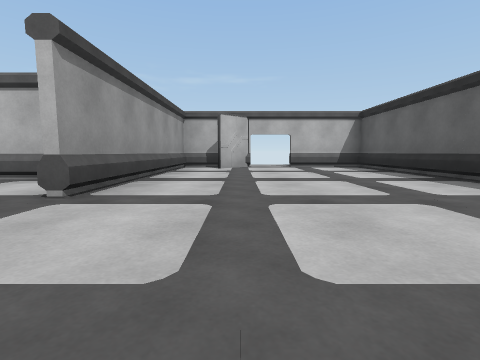
View 1 (above)

16 first-person views from a walk through a scene from a Unity 3-D project. The camera is 0.72 m above the floor, tilts 6° down and sees 85° across. The floor is counted in squares, 2 m on a side. Each view is taken from the middle of a square. On the plan, view 1 faces up. The plan holds only what a view shows up to about 9 squares ahead; the rest is blank. The player character is not drawn. Some animated figures are not drawn.

View 2
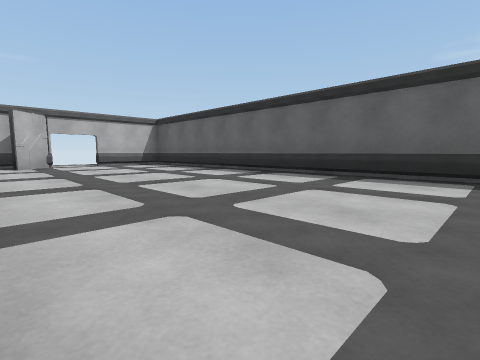

View 3
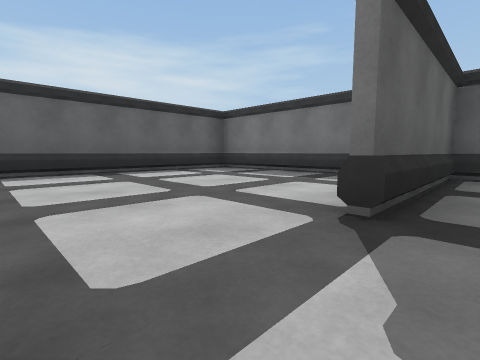

View 4
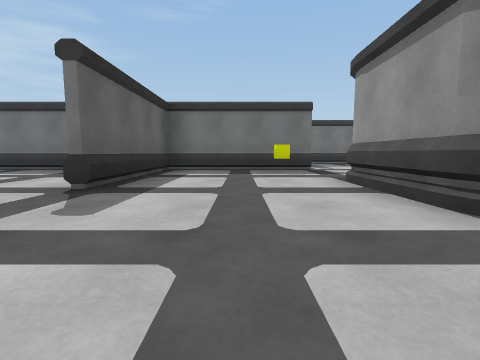

View 5
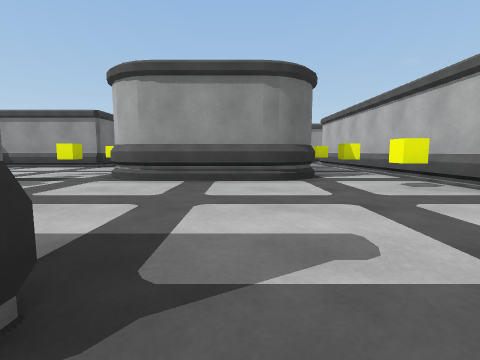

View 6
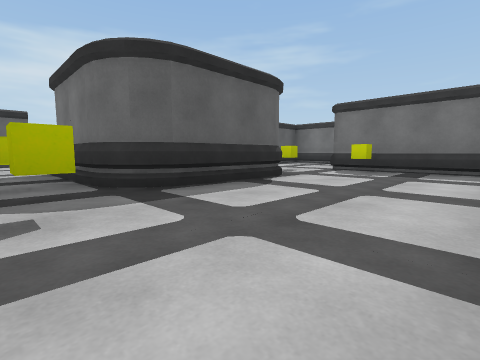

View 7
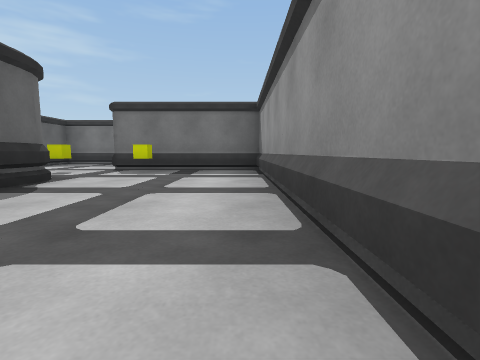

View 8
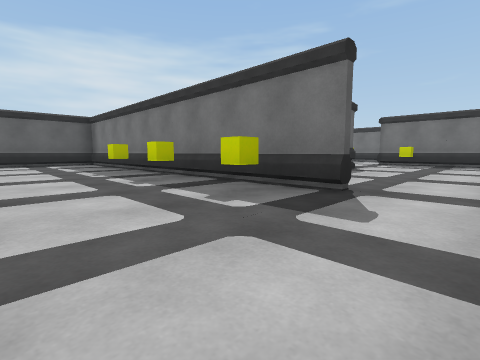

View 9
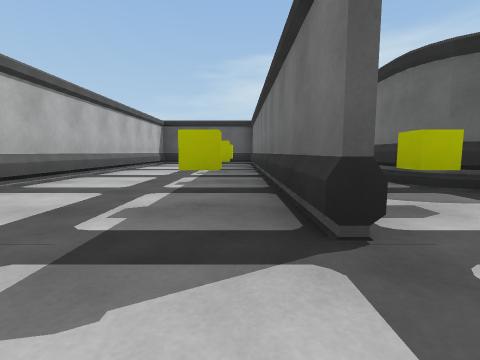

View 10
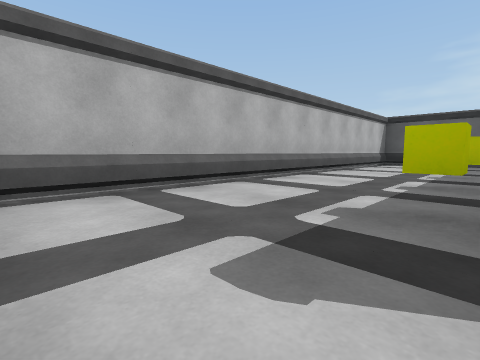

View 11
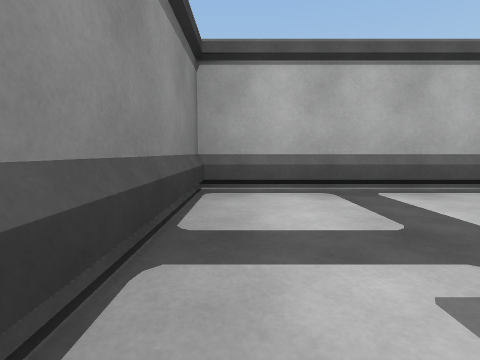

View 12
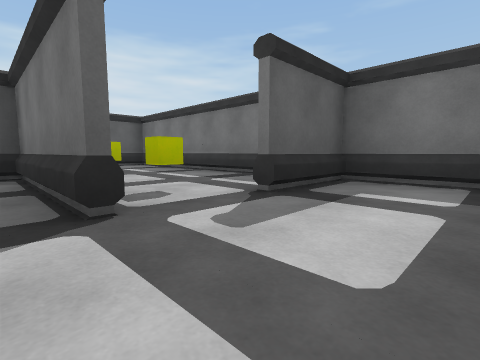

View 13
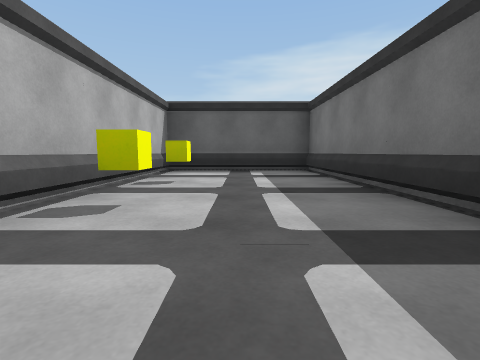

View 14
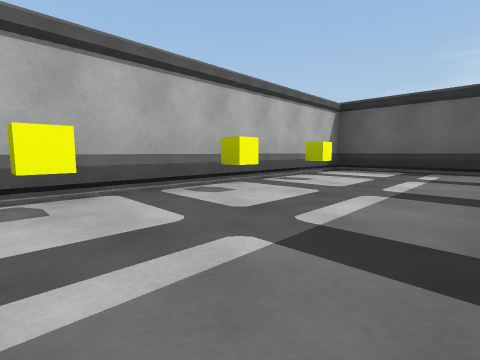

View 15
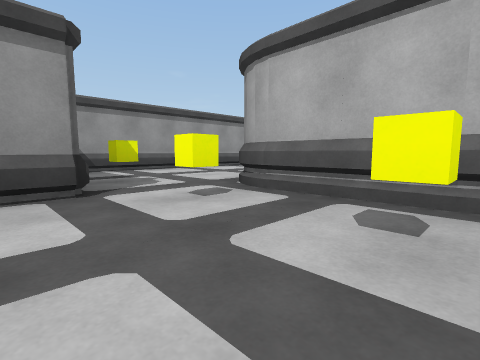

View 16
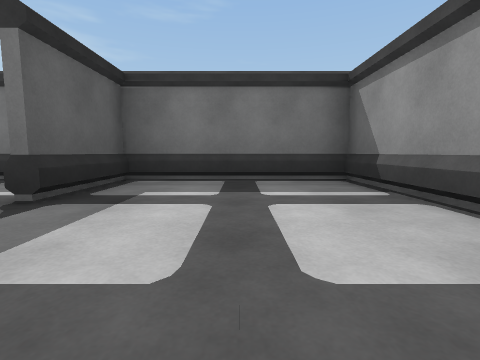

### Floor plan
Ten units are one square. View 1 is at (0, 0); x grows to the right and y downward. Boxes are objects, and circles mark ways between rooms. Rooms are numbered by the first view taken in them; rooms with no view inside come last. Other rooms are left out.
<svg viewBox="-109 -72 144 131">
<path fill="none" stroke="#000" d="M3 -67 -5 -59M-4 -65 -19 -65M-13 -65 -13 -20M-2 24 30 24 30 -65 12 -65M-43 -14 -43 1M-25 -34 -45 -34M-45 24 -15 24 -15 -6M-76 1 -76 -14M-104 -28 -104 24 -73 24M-68 -21 -56 -21M-45 -34 -89 -34M-90 -36 -15 -36 -15 -65M-19 -65 -104 -65 -104 -43M-73 24 -73 54 -51 54M-51 10 -67 10M-45 54 -45 38M-51 54 13 54 13 26 -40 26"/>
<rect x="-45" y="-35" width="10" height="10" fill="#bbb"><title>cube</title></rect>
<rect x="-85" y="15" width="10" height="10" fill="#bbb"><title>cube</title></rect>
<rect x="-85" y="-35" width="10" height="10" fill="#bbb"><title>cube</title></rect>
<rect x="-75" y="-35" width="10" height="10" fill="#bbb"><title>cube</title></rect>
<rect x="-55" y="-35" width="10" height="10" fill="#bbb"><title>cube</title></rect>
<rect x="-75" y="15" width="10" height="10" fill="#bbb"><title>cube</title></rect>
<rect x="-55" y="15" width="10" height="10" fill="#bbb"><title>cube</title></rect>
<rect x="-45" y="25" width="10" height="10" fill="#bbb"><title>cube</title></rect>
<rect x="-25" y="25" width="10" height="10" fill="#bbb"><title>cube</title></rect>
<rect x="-15" y="25" width="10" height="10" fill="#bbb"><title>cube</title></rect>
<circle cx="-20" cy="-15" r="3" fill="#2a7"/>
<circle cx="-40" cy="-30" r="3" fill="#2a7"/>
<circle cx="-95" cy="-40" r="3" fill="#2a7"/>
<circle cx="-80" cy="20" r="3" fill="#2a7"/>
<circle cx="-50" cy="30" r="3" fill="#2a7"/>
<text x="10" y="-30">1</text>
<text x="-30" y="-10">2</text>
<text x="-90" y="-10">3</text>
<text x="-70" y="-50">4</text>
<text x="-60" y="30">5</text>
<text x="-20" y="40">6</text>
</svg>
Room 1 opens to room 2. Room 2 opens to room 3. Room 3 opens to room 4. Room 3 opens to room 5. Room 5 opens to room 6.

Where each view was taken, in squares from view 1:
view 1: 0 up, 0 right, facing up
view 2: 1 down, 1 left, facing up-right
view 3: 2 up, 2 left, facing down-right
view 4: 3 up, 3 left, facing down
view 5: 1 up, 1 left, facing left
view 6: 3 up, 10 left, facing down-right
view 7: 3 up, 10 left, facing down
view 8: 6 up, 10 left, facing down-right
view 9: 4 up, 10 left, facing right
view 10: 4 up, 10 left, facing up-right
view 11: 4 up, 10 left, facing up
view 12: 2 down, 6 left, facing down-right
view 13: 4 down, 4 left, facing right
view 14: 5 down, 4 left, facing up-right
view 15: 3 down, 5 left, facing up-left
view 16: 2 down, 6 left, facing down
